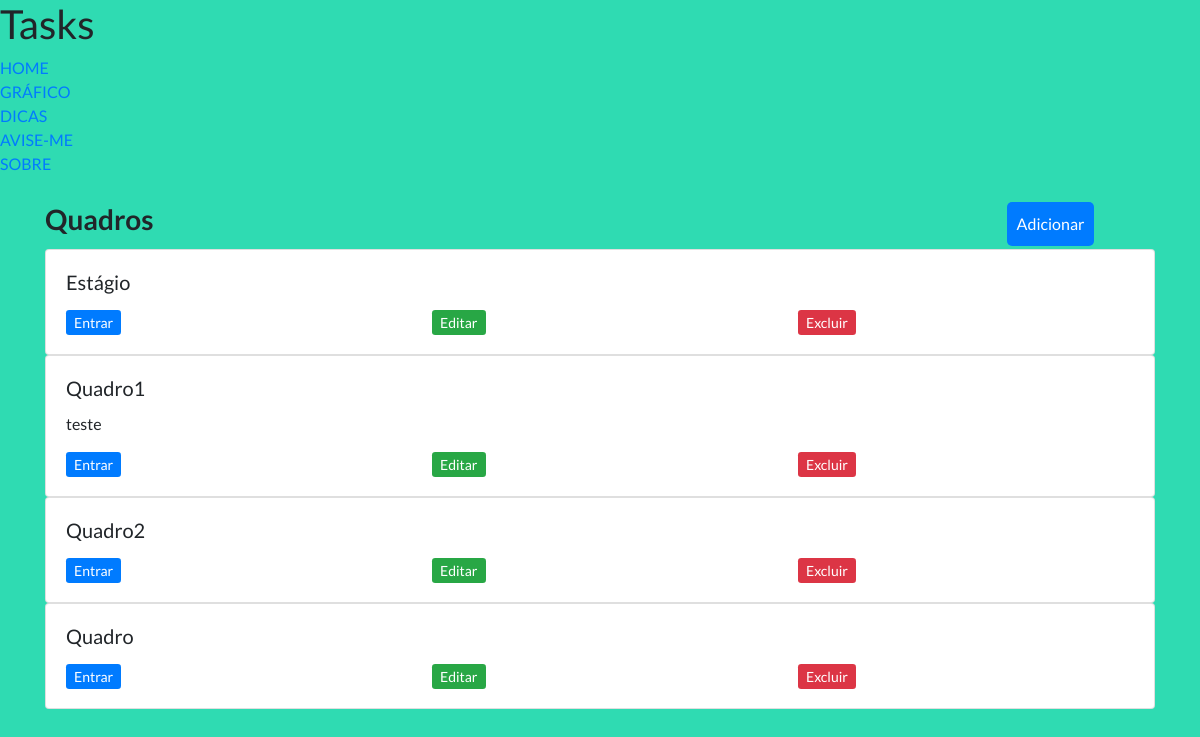
Page /task/ on the earlier database version.
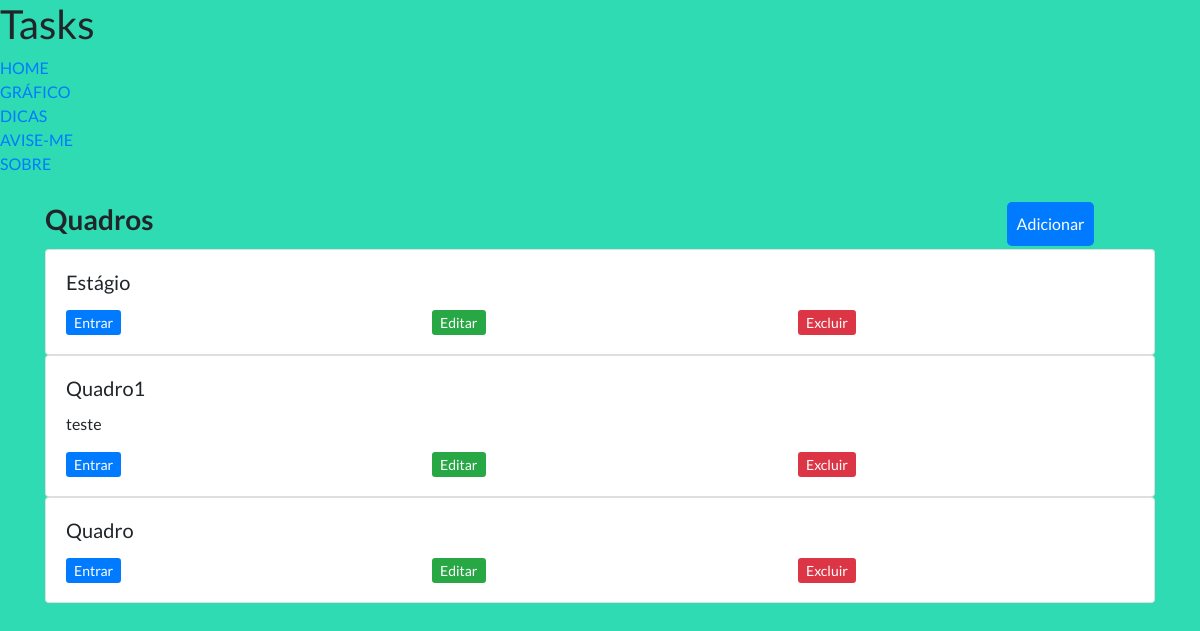
Same page on the later database version.
### taskProject/models.py (models this page shows, shortened)
class Quadro(models.Model):
    nome = models.CharField(max_length=30, null=False)
    descricao = models.CharField(max_length=200, null=True , blank=True)

### taskProject/views.py (the view)
# urls.py: path('', views.index,name = 'index'),
def index(request):
    quadros = Quadro.objects.all()
    return render(request, 'taskProject/index.html',{'quadros':quadros})

### taskProject/templates/taskProject/index.html (shortened to what this page needs)
{% load static%}
<!DOCTYPE html>
<html lang="pt-br">
    <head>
        <link rel="stylesheet" href="https://cdn.jsdelivr.net/npm/bootstrap@4.6.0/dist/css/bootstrap.min.css">
        <link rel="stylesheet" type="text/css" href="{% static 'taskProject/css/criar-tarefa.css' %}">
    </head>
    <body>
        <div class="top">
            <div class="title">
                <h1>Tasks</h1>
            </div>
            <nav class="nav-bar">
                <ul>
                    <li><a href="#">HOME</a></li>
                    <li><a href="#">GRÁFICO</a></li>
                    <li><a href="#">DICAS</a></li>
                    <li><a href="#">AVISE-ME</a></li>
                    <li><a href="#">SOBRE</a></li>
                </ul>
            </nav>
        </div>
        <div  class="container">
            <div>
            <div >
                <h3 style = "display: inline-block"><strong>Quadros</strong></h3>
                <a style = "display: inline-block; margin-left: 850px; padding:10px; color:#fff; border-radius: 5px; margin-top:10px;margin-bottom:3px; " type = "button" class = "bg-primary" href = "{% url 'cadastro_quadro' %}" >Adicionar</a>
            </div>
            <div>
            {% for quadro in quadros %}
                <div class="row">
                    <div class="col-sm-12">
                        <div class="card">
                        <div class="card-body">
                            <h5 class="card-title">{{quadro.nome}}</h5>
                            <p class="card-text">{{quadro.descricao |default_if_none:""}}</p>
                            <div class="row">
                                <div class="col-sm-4">
                                    <a href="#" class=" btn-primary btn-sm">Entrar</a>
                                </div>
                                <div class="col-sm-4">
                                    <a href="{% url 'editar_quadro' quadro.id %}" class=" btn-success btn-sm">Editar</a>
                                </div>
                                <div class="col-sm-4">
                                <a style = "cursor:pointer" class=" btn-danger btn-sm" data-toggle="modal" data-target="#exampleModal" data-quadroid = {{quadro.id}}>
                                    Excluir
                                </a>
                                </div>
                            </div>
                        </div>
                        </div>
                    </div>
                </div>
            {% endfor %}
            </div>
            </div>
        </div>
    </body>
    </body>
</html>

Differences in the rows shown:
removed Quadro: nome "Quadro2"
